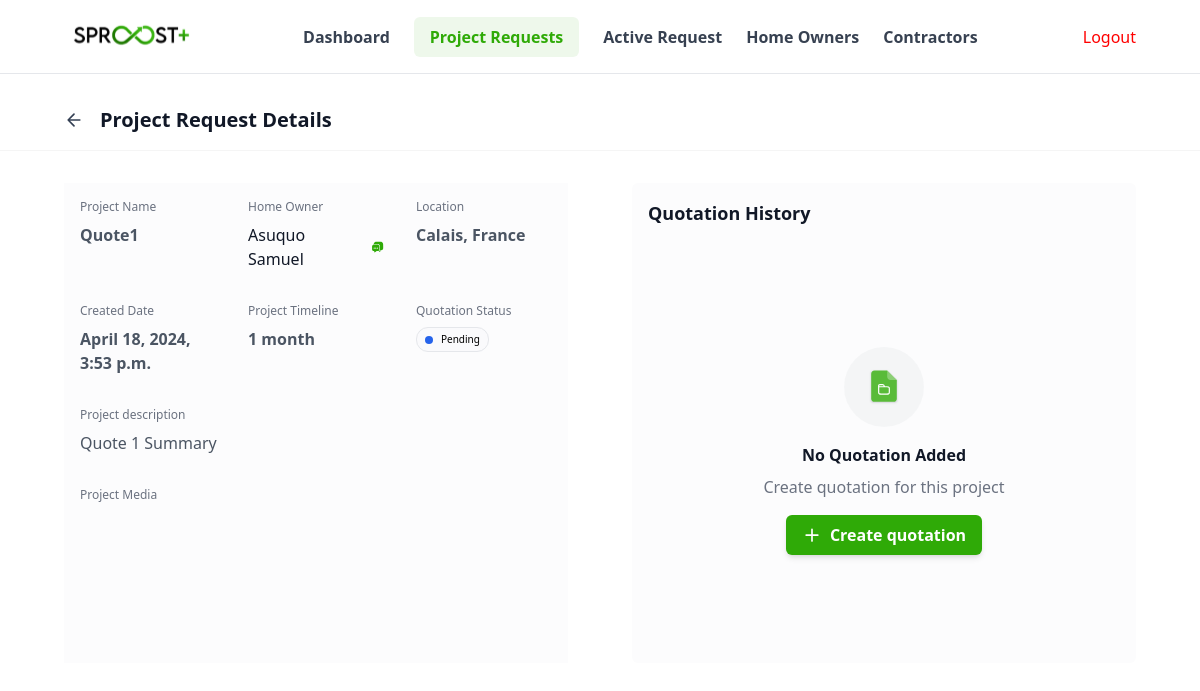
The page /user-admin/project-requests/1/ on the database as committed earlier.
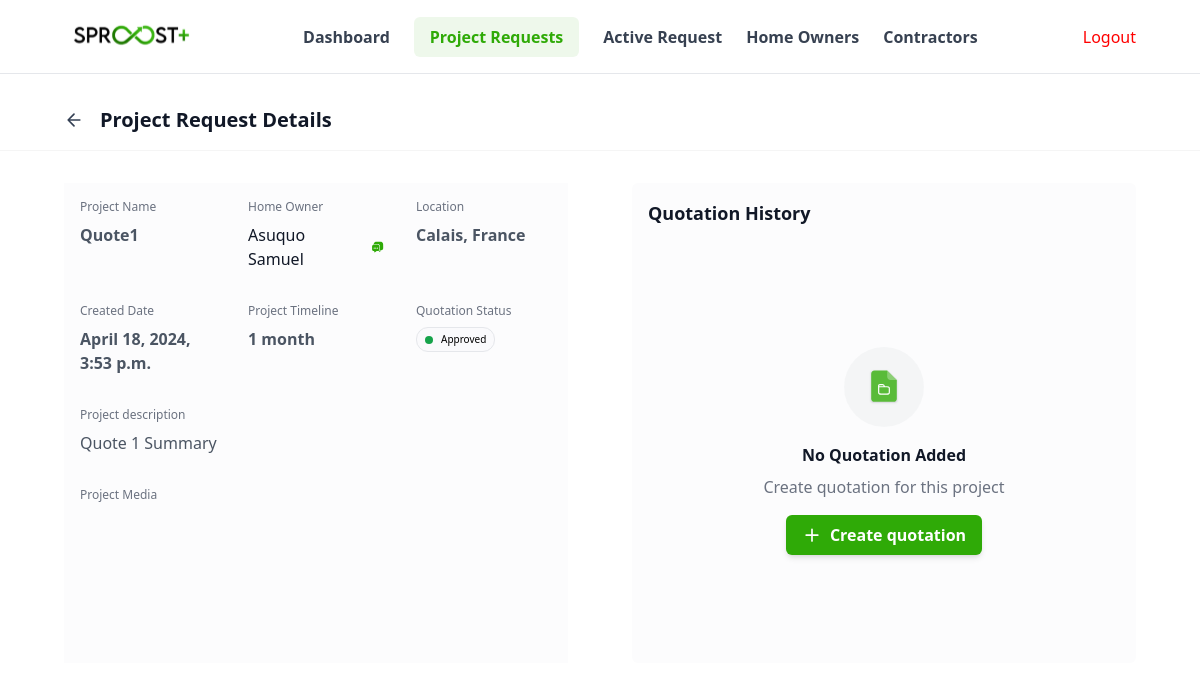
The same page on the database as committed later.
### quotes/models.py (models this page shows, shortened)
class QuoteRequest(models.Model):
    user = models.ForeignKey("accounts.User", on_delete=models.CASCADE, null=False, related_name="quote_requests")
    uuid = models.UUIDField(default=uuid.uuid4, editable=False, unique=True)
    title = models.CharField(max_length=255, null=False)
    summary = models.TextField(null=False, max_length=257)
    status = models.CharField(max_length=255, choices=QuoteRequestStatus.choices, default=QuoteRequestStatus.pending, null=False)
    contact_phone = models.CharField(max_length=20, null=False)
    contact_email = models.EmailField(max_length=255, null=False)
    property_address = models.CharField(max_length=255, null=False)
    upload_date = models.DateTimeField(auto_now_add=True, null=False)
    media_paths = GenericRelation("main.Media")
    is_quote = models.BooleanField(default=True)
    objects = QuoteRequestManager()

### accounts/models.py (models this page shows)
class User(AbstractUser):
    phone_number = PhoneNumberField(null=False, blank=False)
    user_type = models.CharField(max_length = 3, choices = USER_TYPE_CHOICES)
    date_joined = models.DateTimeField(auto_now_add=True)

### admins/views.py (the view, shortened to what this page needs)
# urls.py: path('project-requests/<int:id>/', views.projectRequestDetail, name="project-requests"),
def projectRequestDetail(request, id):
    quote_request = QuoteRequest.objects.get(id=id)
    quotation_items = [
        {'name': 'Building Material', 'price': '20,000'},
        {'name': 'Rentals', 'price': '5000'},
        {'name': 'Cleaning', 'price': '8000'},
        {'name': 'Cleaning', 'price': '8000'},
        {'name': 'Labour', 'price': '10,000'},
    ]
    quotation_history = [
        {'date': 'Jan 16, 2024', 'contractor_name': 'Olivia Rhye', 'price': '$43,000', 'status': 'pending'},
        {'date': 'Jan 16, 2024', 'contractor_name': 'Olivia Rhye', 'price': '$43,000', 'status': 'pending'},
        {'date': 'Jan 16, 2024', 'contractor_name': 'Olivia Rhye', 'price': '$43,000', 'status': 'pending'},
    ]
    quotation_history_length = len(quotation_history)
    context = {'quotation_items': quotation_items, 'quotation_history_length': 0,
               'quotation_history': quotation_history, 'quote_request': quote_request}
    return render(request, 'user_admin/project_request_detail.html', context)

### templates/user_admin/project_request_detail.html (shortened to what the changed rows need)
{% extends "user_admin/base.html" %} {% load static %} {% block navbar %} {% include "user_admin/navbar.html" %} {% endblock navbar %} {% block content %}
<main class="w-full  flex flex-col gap-8 my-8">
    <div class="px-[1rem] md:px-[4rem]">
        <div class="grid grid-cols-2 gap-16">
            <div class="w-full flex flex-col gap-8 bg-[#FCFCFD] p-4">
                <div class="grid grid-cols-3 gap-8 w-full">
                    <div class="flex flex-col gap-2">
                        <span class="text-gray-500 text-xs font-medium">Project Name</span>
                        <h3 class="text-gray-600 font-semibold">{{quote_request.title}}</h3>
                    </div>
                    <div class="flex flex-col gap-2">
                        <div class="flex items-center gap-4">
                            <span class="text-gray-900 font-medium">{{quote_request.user.first_name}} {{quote_request.user.last_name}}</span>
                            <img src="{% static 'svgs/chat-msg.svg' %}" alt="" />
                        </div>
                    </div>
                    <div class=" flex flex-col gap-2">
                        <span class="text-gray-500 font-medium text-xs">Location</span>
                        <h3 class="text-gray-600 font-semibold">{{quote_request.property_address}}</h3>
                    </div>
                </div>
                <div class="grid grid-cols-3 gap-8 w-full">
                    <div class="flex flex-col gap-2">
                        <span class="text-gray-500 text-xs font-medium">Created Date</span>
                        <h3 class="text-gray-600 font-semibold">{{quote_request.upload_date}}</h3>
                    </div>
                    <div class=" flex flex-col gap-2">
                        <div class="inline-flex p-1 px-2 bg-gray-50 bg-opacity-50 items-center w-fit gap-2 border border-neutral-150 rounded-xl">
                            <div class="w-2 h-2 {% if quote_request.status|lower == "pending" %} bg-blue-600 {% elif quote_request.status|lower == "approved" %} bg-green-600 {% else %} bg-red-600  {% endif %}rounded-full"></div>
                            <span class="text-[10px]">{{quote_request.status}}</span>
                        </div>
                    </div>
                </div>
                <div class="flex flex-col gap-2">
                    <span class="text-gray-500 font-medium text-xs">Project description </span>
                    <p class="text-gray-600 font-medium">
                        {{quote_request.summary}}
                    </p>
                </div>
            </div>
        </div>
    </div>
</main>
{% endblock %}

Rows that differ between the two databases and show on the page:
changed QuoteRequest "Quote1": status "Pending" → "Approved"
